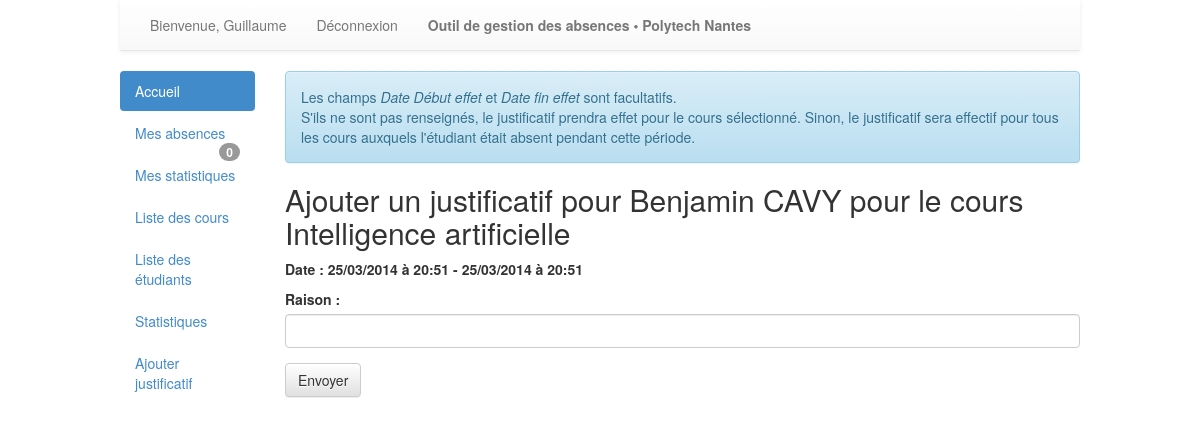
The page /justificatif/ajouter/2/consultationCours/3/ (signed in) on the database as committed earlier.
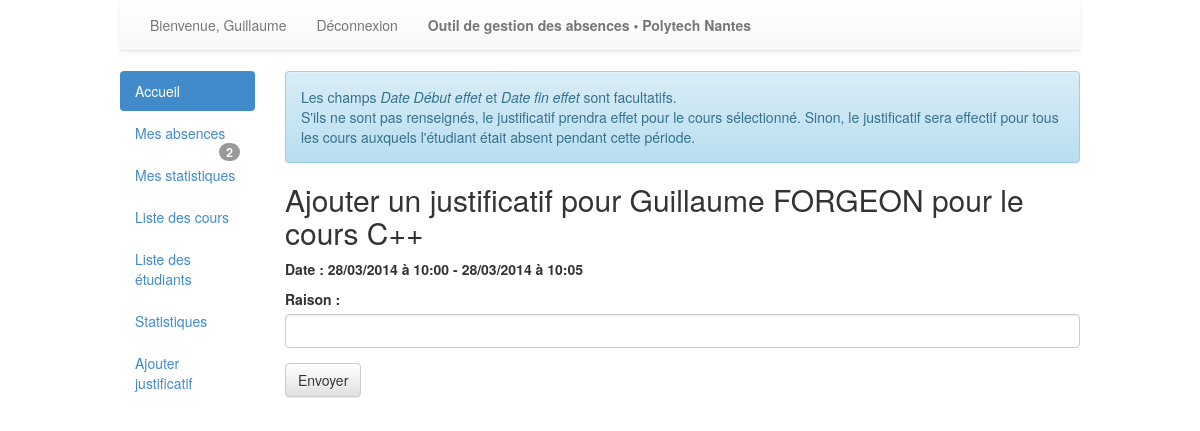
The same page on the database as committed later.
### absences/models.py (models this page shows, shortened)
class Absence (models.Model):
	etudiant = models.ForeignKey(Etudiant)
	cours = models.ForeignKey(Cours)
	justifie = models.BooleanField(default=False)
	justificatif = models.ForeignKey(Justificatif, null=True,blank=True)

class Utilisateur(models.Model):
	user = models.OneToOneField(User)

class Cours (models.Model):
	dateDebut = models.DateTimeField(auto_now = False, auto_now_add = False)
	dateFin = models.DateTimeField(auto_now = False, auto_now_add = False)
	saisieEffectuee = models.BooleanField(default = False)
	matiere = models.ForeignKey(Matiere)
	donne_a = models.ManyToManyField(Groupe, related_name='donne_a')
	donne_par = models.ManyToManyField(Enseignant, related_name = 'donne_par')

class Matiere (models.Model):
	intitule = models.CharField(max_length = 200)

### absences/views.py (the view)
# urls.py: url(r'^justificatif/ajouter/(?P<absence_id>\d+)/(?P<page_precedente>[a-zA-Z]+)/(?P<id_precedent>\d+)/$', views.ajouterJustificatif, name="ajouteJustificatif"),
@permission_required('absences.add_justificatif')
def ajouterJustificatif(request, absence_id, page_precedente, id_precedent):
	absence = get_object_or_404(Absence, pk=absence_id)
	cours = absence.cours
	error = False
	if request.method == 'POST':
		form = JustificatifForm(request.POST)
		if form.is_valid():
			raison = form.cleaned_data['raison']
			justificatif = Justificatif(genre=raison, dateDebut=cours.dateDebut, dateFin=cours.dateFin, user = absence.etudiant)
			justificatif.save()
			absence.justifie = True
			absence.justificatif = justificatif
			absence.save()
			messages.success(request, 'Le justification a bien été ajouté.')
			return redirect('absences:consultationCours', cours_id=cours.id)
	else:
		form = JustificatifForm()
	return render(request, 'absences/ajouterJustificatif.html',{'absence':absence, 'form':form})

### absences/forms.py
class JustificatifForm(forms.Form):
	raison = forms.CharField(label='Raison', max_length = 100)

### absences/context_processor.py (called while the page is built)
def getNombres (request):
	nb = {}
	nb['absences'] = 0
	nb['nonSaisis'] = 0
	try:
		etudiant = Etudiant.objects.get(user=request.user)
		nb['absences'] = Absence.objects.filter(etudiant = etudiant, justifie = False).count()
	except:
		nb['absences'] = 0
		try:
			enseignant = Enseignant.objects.get(user=request.user)
			cours = Cours.objects.filter(donne_par = enseignant, saisieEffectuee = False, dateFin__lte = datetime.now())
			nb['nonSaisis'] = cours.count()
		except:
			nb['nonSaisis'] = 0
	return {'nb':nb}

def determinerGroupe(request):
	groupeUtilisateur = {}
	groupeUtilisateur['etudiant'] = None
	groupeUtilisateur['secretaire'] = None
	groupeUtilisateur['enseignant'] = None
	try:
		groupes = request.user.groups.all()
		for groupe in groupes:
			if groupe.name == 'Etudiants':
				groupeUtilisateur['etudiant'] = Etudiant.objects.get(user=request.user.id)
			elif groupe.name == 'Secretaires':
				groupeUtilisateur['secretaire'] = Secretaire.objects.get(user=request.user.id)
			elif groupe.name == 'Enseignants':
				groupeUtilisateur['enseignant'] = Enseignant.objects.get(user=request.user.id)
	except:
		groupeUtilisateur['etudiant'] = None
		groupeUtilisateur['secretaire'] = None
		groupeUtilisateur['enseignant'] = None
	return {'groupeUtilisateur':groupeUtilisateur}

### absences/templatetags/addcss.py (called while the page is built)
@register.filter(name='addcss')
def addcss(field, css):
	return field.as_widget(attrs={"class":css})

### absences/templates/absences/ajouterJustificatif.html (shortened to what this page needs)
{% extends 'general.html' %}
{% block content %}
{% load addcss %}
<div class="alert alert-info">
	<p>Les champs <em>Date Début effet</em> et <em>Date fin effet</em> sont facultatifs. <br />
	S'ils ne sont pas renseignés, le justificatif prendra effet pour le cours sélectionné. Sinon, le justificatif sera effectif pour tous les cours auxquels l'étudiant était absent pendant cette période.
	</p>
</div>
<h2>Ajouter un justificatif pour {{absence.etudiant.user.first_name}} {{absence.etudiant.user.last_name}} pour le cours {{absence.cours.matiere.intitule}}</h2>
<p><strong>Date : {{absence.cours.dateDebut|date:"d/m/Y"}} à {{absence.cours.dateDebut|time:"H:i"}} - {{absence.cours.dateFin|date:"d/m/Y"}} à {{absence.cours.dateFin|time:"H:i"}}</strong></p>
<form method="post" action="" role="form">
	{% for field in form %}
		<div class="form-group">
			{{field.label_tag}} {{field|addcss:"form-control"}}
		</div>
	{% endfor %}
	<button type="submit" class="btn btn-default">Envoyer</button>
</form>
{% endblock %}

### templates/general.html (shortened to what this page needs)
<!DOCTYPE html>
	<head>
		{% load staticfiles %}
		<link rel="stylesheet" type="text/css" href="{% static 'css/style.css' %}" />
		<link rel="stylesheet" type="text/css" href="{% static 'css/bootstrap.min.css' %}" />
		<link rel="stylesheet" type="text/css" href="{% static 'css/bootstrap-theme.min.css' %}" />
	</head>
	<body>
	<div id="content">
		<nav class="navbar navbar-default navbar-static-top" role="navigation">
			<div class="container-fluid">
				<div class="collapse navbar-collapse" id="bs-example-navbar-collapse-1">
					<ul class="nav navbar-nav">
						{% if user.is_authenticated %}
						<li><a href="">Bienvenue, {{user.first_name}}</a></li>
						{% else %}
						<li><a href="">Bienvenue !</a></li>
						{% endif %}
						{% if user.is_authenticated %}
						<li><a href="{% url 'absences:deconnexion' %}" title="Deconnexion">Déconnexion</a></li>
						{% else %}
						<li><a href="{% url 'absences:connexion' %}" title="Connexion" style="font-weight:bold;">Connexion</a></li>
						{% endif %}
						<li><a href="#" style="font-weight:bold;">Outil de gestion des absences &bull; Polytech Nantes</a></li>
					</ul>
				</div>
			</div>
		</nav>
		<div class="row">
			<div class="col-md-2">
				<ul class="nav nav-pills nav-stacked">
				  	<li class="active"><a href="{% url 'absences:index' %}">Accueil</a></li>
					{% if groupeUtilisateur.etudiant %}
						<li><a href="{% url 'absences:mesAbsences' %}">Mes absences <span class="badge pull-right">{{nb.absences}}</span></a></li>
						<li><a href="{% url 'absences:mesStatistiques' %}">Mes statistiques</a></li>
					{% endif %}
					{% if groupeUtilisateur.secretaire or groupeUtilisateur.enseignant or perms.absences.add_justificatif %}
					<li><a href="{% url 'absences:listeCours' %}">Liste des cours</a></li>
					<li><a href="{% url 'absences:listeEleve' %}">Liste des étudiants</a></li>
					<li><a href="{% url 'absences:statistiquesGenerales' %}">Statistiques</a></li>
					{% endif %}
					{% if groupeUtilisateur.secretaire or perms.absences.add_justificatif %}
					<li><a href="{% url 'absences:ajouterMultipleJustificatif' %}">Ajouter justificatif</a></li>
					{% endif %}
				</ul>
			</div>
	 		<div class="col-md-10">
				{% block content %}	{% endblock %}
	 		</div>
		</div>
	</div>
	</body>
</html>

### static/css/style.css (style rules this page uses)
#content { width:80%; margin:auto; }

Rows that differ between the two databases and show on the page:
changed Absence: etudiant.user.first_name "Benjamin" → "Guillaume"; etudiant.user.last_name "CAVY" → "FORGEON"; cours.matiere.intitule "Intelligence artificielle" → "C++"; cours.dateDebut "25/03/2014" → "28/03/2014"; cours.dateDebut "20:51" → "10:00"; cours.dateFin "25/03/2014" → "28/03/2014"; cours.dateFin "20:51" → "10:05"
Other text that changed with them:
{{ nb.absences }}: "0" → "2"
